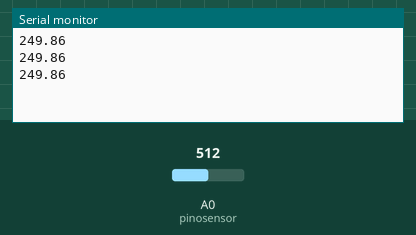
Recording of a sketch running on a simulated Arduino Uno, built with avr-gcc and run on an emulated ATmega328P. Parts: the last lines printed to the serial monitor. The inputs (shaded band) are chosen by the test bench; at power-on: A0 (pinosensor) = 512.

Above: at 1.3 s.
1.4 s: A0 (pinosensor) set to 716
At 1.9 s:
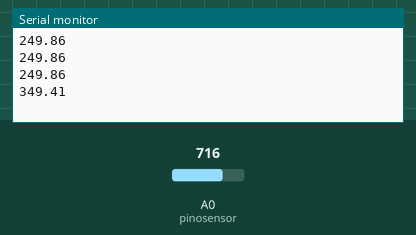
2.9 s: A0 (pinosensor) set to 900
At 3.4 s:
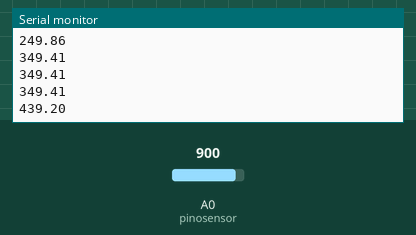
Timing chart, 0 to 5.9 s (numbered marks = the images above; inputs shaded):
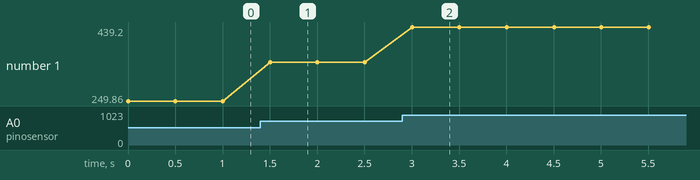

The sketch:

sketch_mar07a.ino
```cpp
//int pinoSensor = 0;
//int valorLido = 0;
//float temperatura = 0;
//int linha = 0;


//void setup() {
// put your setup code here, to run once:
// Serial.begin(9600);

//Serial.println("CLEARDATA");
//Serial.println("LABEL,HORA,TEMPERATURA,LINHA");

//}

//void loop() {

// put your main code here, to run repeatedly:
///valorLido = analogRead(pinoSensor);
//temperatura = (valorLido * 0.00488);
// temperatura = temperatura * 100;
//linha++;

//Serial.print("DATA,TIME, ");
// Serial.println(temperatura * 100);

//Serial.println(linha);

//  if(linha >= 10){
//    linha =0;
//  Serial.println("ROW,SET,2");
//}
//delay(500);
// }


// # include <string.h> exemplo de uma biblioteca


// O QUE É o COM?
// COM é um porta USB onde transmite os dados .

// PRINCIAPL DIFERENCA ENTRA COMPILADOR E EXECUTAVEL
// COMPILAÇÃO é voce traduzir a linguagem de alto nivel pra linguagem de maquina;
// EXECUTAVEL  é  a linguagem de maquina transformada em um programa executavel.

//Exemplo de um programa aonde se importa algunas BIBLIOTECAS.

//#include <stdio.h>  isso é  uma  BIBLIOTECA

//#include <string.h>// isso é uma  BIBLIOTECA

//#include <conio.h> isso é uma BIBLOTECA

//int main (void) isso é MÈTODO
//{
//  char str[10] = "Curso"; ISSO E UMA VARIAVEL

//  strcat(str, " de C"); ISSO E A CHAMADA DE UM METODO STRCAT

  //Concatena a string " de C" com o conteúdo da string str

// printf("str = %s\n", str); ISSO E A CHAMADA DO METODO PRINTF

  //Será exibido curso de C

//  return 0; ISSO E O RETORNO DO METODO
//}

 int vl = 0;
 int pinosensor = 0;
 float temp = 0;
 int linha = 0;
 void setup(){
  Serial.begin(9600);
  }
  void loop(){
    vl = analogRead(pinosensor);
    temp = (vl * 0.00488);
    Serial.println(temp * 100);
    linha++;
    if(linha >=10){
    linha=0;

      }
      delay (500);
    }
```

Measured:
- after the input at 1.4 s, the serial monitor: prints a new line after 0.10 s (image 1)
- after the input at 2.9 s, the serial monitor: prints a new line after 0.10 s (image 2)
- plotted number 1: 249.86 → 349.41 after the input at 1.4 s, 349.41 → 439.2 after the input at 2.9 s
